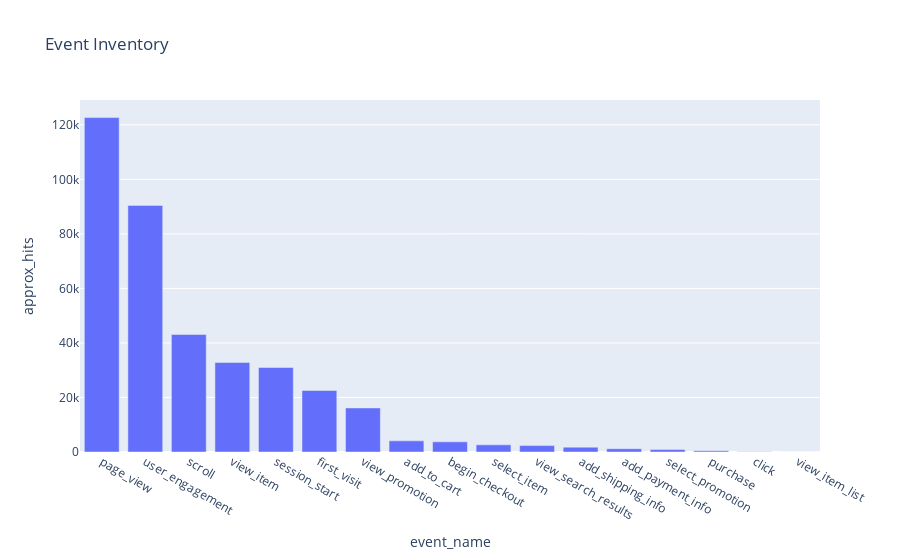

Write notebook code for a chart like this one.
### Markdown cell above
### 3. Event histogram

### Code cell
events = client.query(open("../analysis/03_event_histogram.sql").read()).to_dataframe()
px.bar(events, x="event_name", y="approx_hits", title="Event Inventory").show()

### Figure 1 — Plotly figure (JSON) as saved in the notebook; plotly's stock layout.template omitted (floating-point values rounded to 4 significant figures)
{"data": [{"hovertemplate": "event_name=%{x}<br>approx_hits=%{y}<extra></extra>", "legendgroup": "", "marker": {"color": "#636efa", "pattern": {"shape": ""}}, "name": "", "orientation": "v", "showlegend": false, "textposition": "auto", "type": "bar", "x": ["page_view", "user_engagement", "scroll", "view_item", "session_start", "first_visit", "view_promotion", "add_to_cart", "begin_checkout", "select_item", "view_search_results", "add_shipping_info", "add_payment_info", "select_promotion", "purchase", "click", "view_item_list"], "xaxis": "x", "y": [122645, 90450, 43087, 32836, 30987, 22566, 16157, 4089, 3733, 2616, 2355, 1777, 1201, 890, 436, 110, 2], "yaxis": "y"}], "layout": {"barmode": "relative", "legend": {"tracegroupgap": 0}, "title": {"text": "Event Inventory"}, "xaxis": {"anchor": "y", "domain": [0, 1], "title": {"text": "event_name"}}, "yaxis": {"anchor": "x", "domain": [0, 1], "title": {"text": "approx_hits"}}}}
